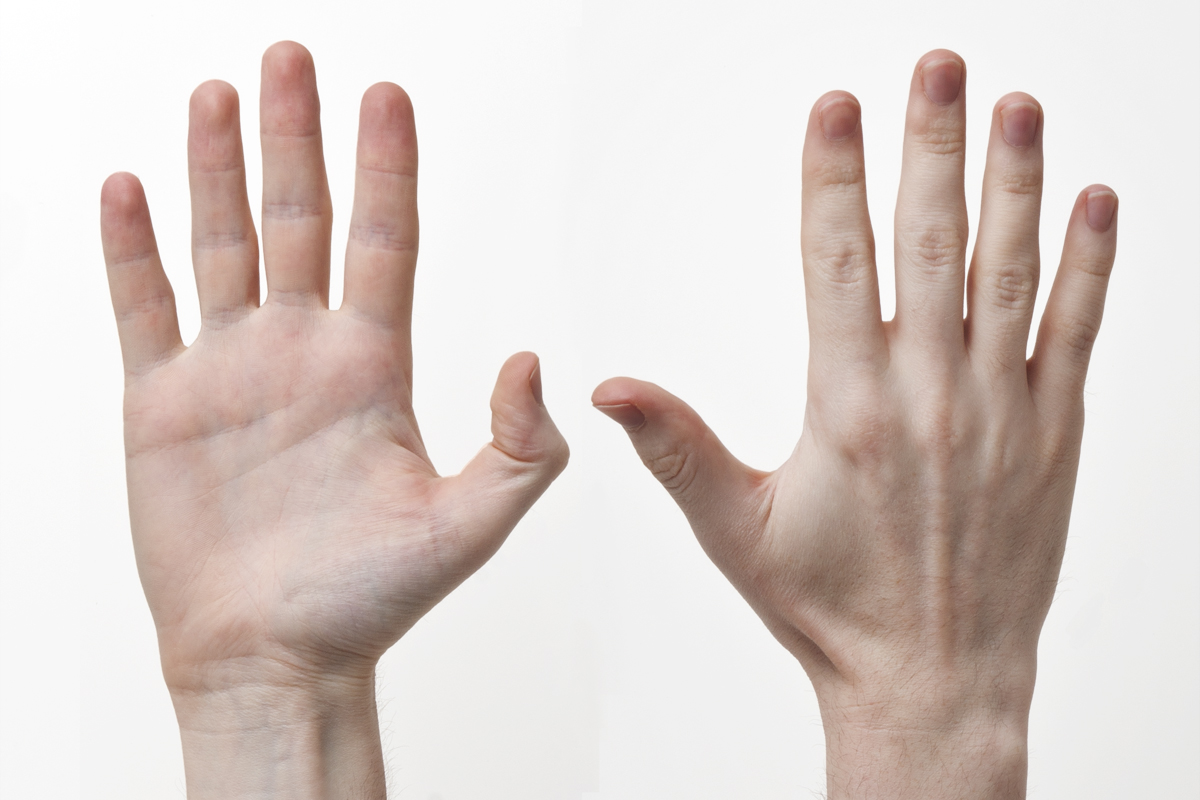
#> input picture data/Hands-Front-Back.jpg, 1200 x 800 px, given in place of the camera
$ python hand_detection_cascade_test2.py   (older library calls are emulated)
#> lines starting #> are read from the running program, lines starting #| are printed output that depends on the picture; after the words box and inside, x2 and y2 are one past the last pixel; in counts of white or black regions, pixels touching at a corner belong together
#> further down, frame is the input picture: shape (800, 1200, 3); mean B, G, R 201.5, 206.5, 218.4
import cv2
import numpy as np

hand_detection = cv2.CascadeClassifier('../haarcascades/Hand.Cascade.1.xml')
# hand_detection_2 = cv2.CascadeClassifier('../haarcascades/hand.xml')
# fist_detection = cv2.CascadeClassifier('../haarcascades/fist.xml')
# palm_detection = cv2.CascadeClassifier('../haarcascades/fist.xml')


def adaptive_thresholding(img):
    mask = cv2.adaptiveThreshold(img, 255, cv2.ADAPTIVE_THRESH_GAUSSIAN_C, cv2.THRESH_BINARY, 39, 2)
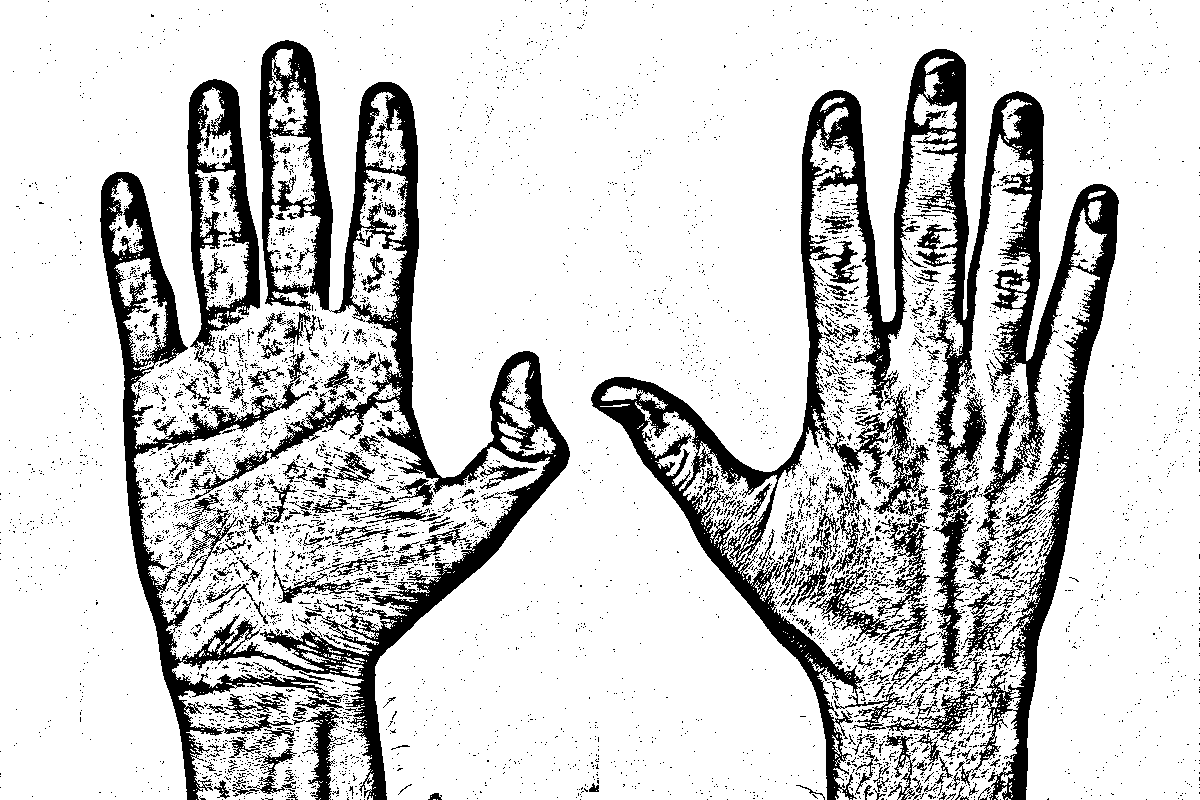
#> mask: shape (800, 1200); 81.4% white; 6313 black regions (6002 under 20 px), largest, box (x1, y1, x2, y2) and area: (591, 49, 1119, 800) 66108, (100, 40, 570, 800) 54337, (187, 79, 260, 380) 7920
    cv2.imshow('thresholding', mask)
    return mask


def morph_transformation(mask, type_num):
#> called with type_num = 1
    kernel = np.ones((2, 2), np.uint8)
    dilation = cv2.dilate(mask, kernel, iterations=1)
#> dilation: shape (800, 1200); 88.6% white; 2943 black regions (2750 under 20 px), largest, box (x1, y1, x2, y2) and area: (592, 50, 1119, 800) 42505, (185, 83, 570, 800) 19324, (101, 173, 318, 800) 11303
    erosion = cv2.erode(mask, kernel, iterations=1)
#> erosion: shape (800, 1200); 72.9% white; 2415 black regions (2260 under 20 px), largest, box (x1, y1, x2, y2) and area: (591, 49, 1120, 800) 124833, (100, 40, 571, 800) 101772, (187, 79, 261, 395) 10488
    opening = cv2.morphologyEx(mask, cv2.MORPH_OPEN, kernel)
#> opening: shape (800, 1200); 79.3% white; 3837 black regions (3665 under 20 px), largest, box (x1, y1, x2, y2) and area: (592, 50, 1120, 800) 95120, (101, 41, 571, 800) 73769, (188, 80, 261, 387) 8733
    closing = cv2.morphologyEx(mask, cv2.MORPH_CLOSE, kernel)
#> closing: shape (800, 1200); 84.8% white; 1990 black regions (1625 under 20 px), largest, box (x1, y1, x2, y2) and area: (592, 50, 1120, 800) 51565, (185, 83, 571, 800) 25323, (101, 173, 319, 800) 13889
    mg = cv2.morphologyEx(mask, cv2.MORPH_GRADIENT, kernel)
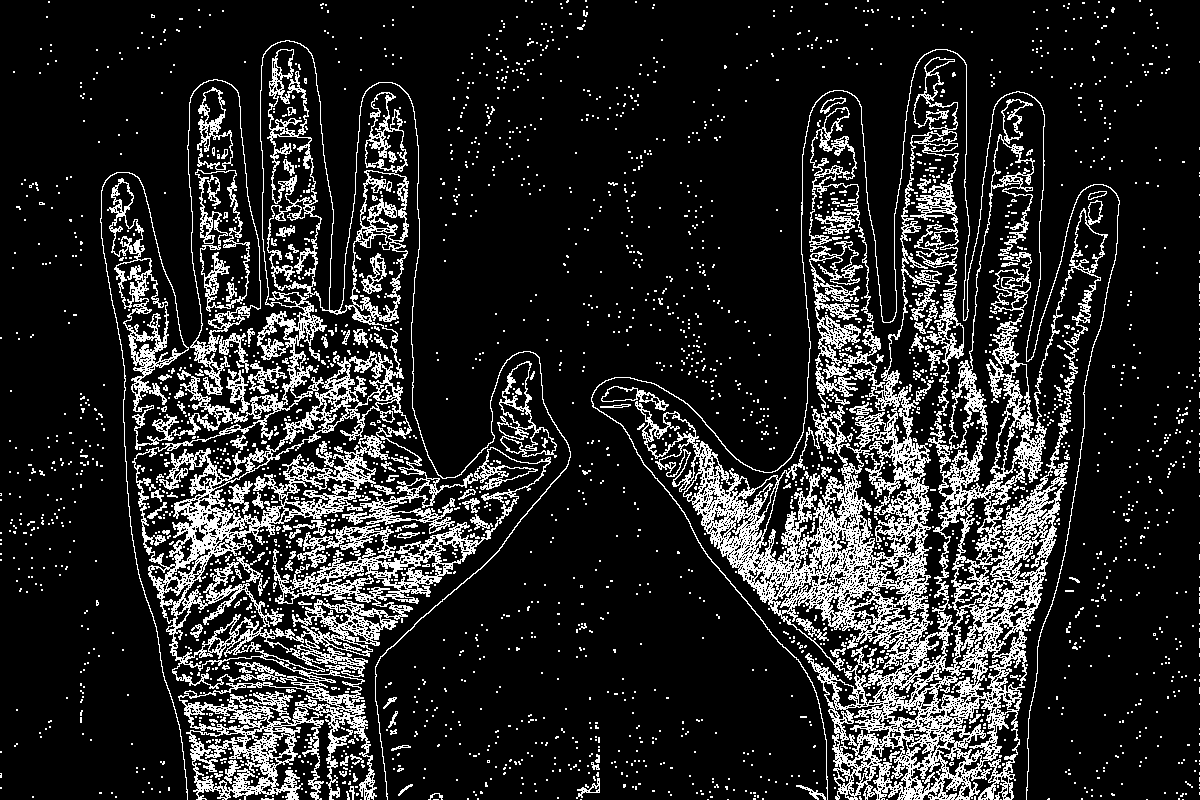
#> mg: shape (800, 1200); 15.7% white in thin lines or dots
    th = cv2.morphologyEx(mask, cv2.MORPH_TOPHAT, kernel)
#> th: shape (800, 1200); 5.9% white in thin lines or dots
    type_list = [dilation, erosion, opening, closing, mg, th]
    cv2.imshow('morphological transformation', type_list[type_num])
    return type_list[type_num]


def edge_detect(img, type_num):
#> called with type_num = 4
    lap = cv2.Laplacian(img, cv2.CV_64F, ksize=3)
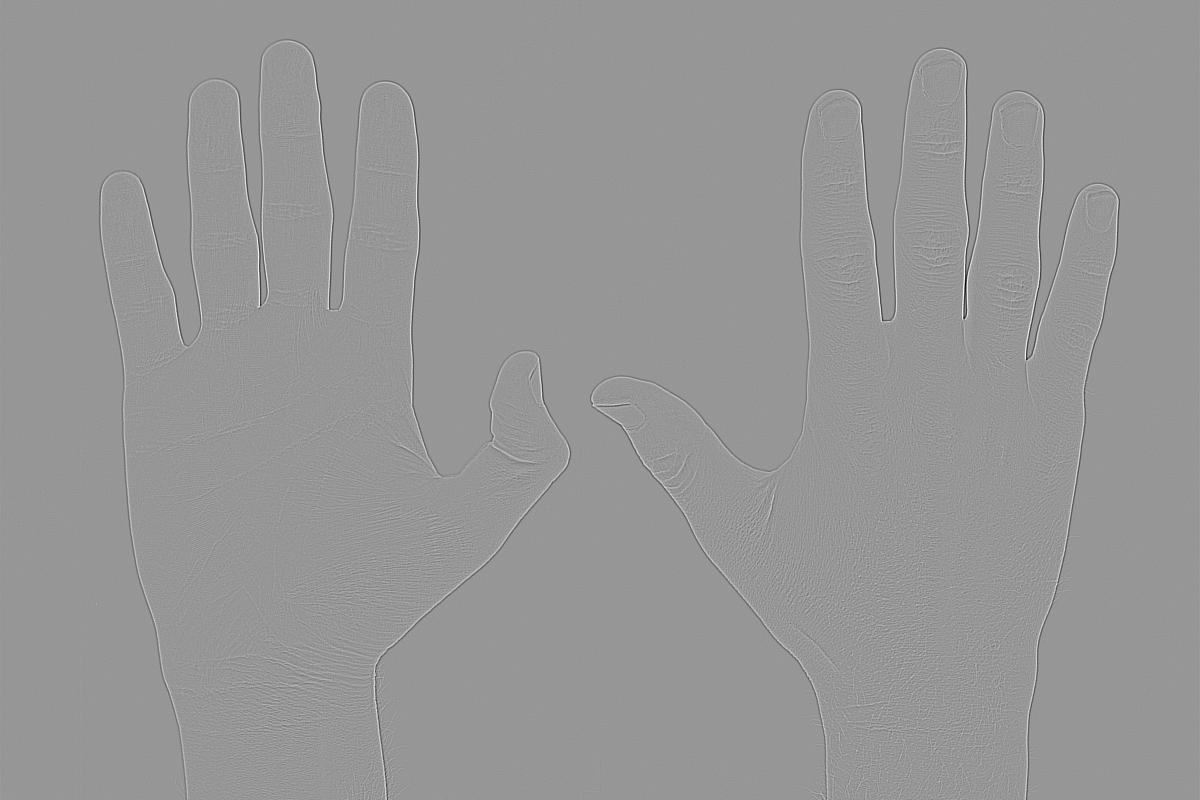
#> lap: shape (800, 1200) float64; min -586, max 404, mean 0; drawn with min black and max white
    sobelX = cv2.Sobel(img, cv2.CV_64F, 1, 0, ksize=3)
    sobelY = cv2.Sobel(img, cv2.CV_64F, 0, 1, ksize=3)
    sobelX = np.uint8(np.absolute(sobelX))
    sobelY = np.uint8(np.absolute(sobelY))
    sobel_combined = cv2.bitwise_or(sobelX, sobelY)
    canny = cv2.Canny(img, 100, 200)
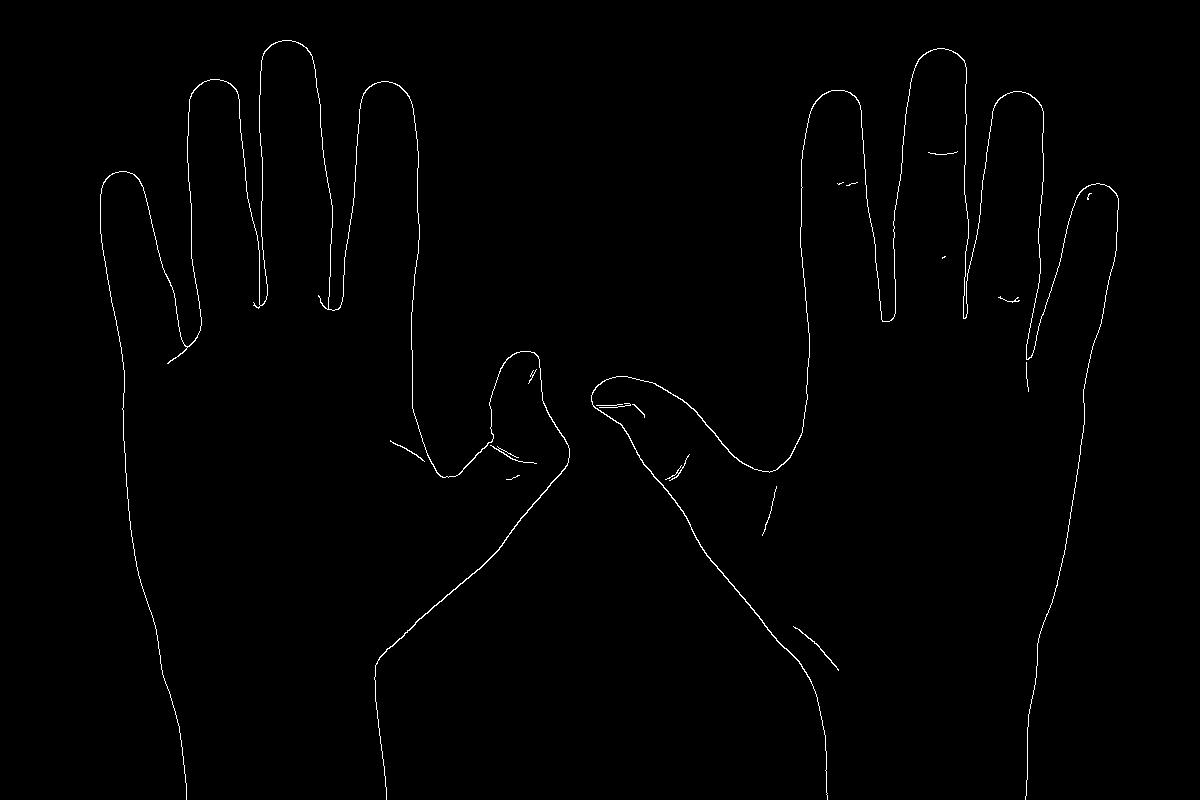
#> canny: shape (800, 1200); 0.81% white in thin lines or dots, all inside (x1, y1, x2, y2) = (100, 40, 1119, 800)
    type_list = [lap, sobelX, sobelY, sobel_combined, canny]
    cv2.imshow('Detect edge', type_list[type_num])
    return type_list[type_num]


def detect_hand(img):
    hand_img = cv2.cvtColor(img, cv2.COLOR_BGR2GRAY)

    mask = adaptive_thresholding(hand_img)
    mor_trans = morph_transformation(mask, 1)
    edge = edge_detect(hand_img, 4)

    hand_rectangle = hand_detection.detectMultiScale(edge, 1.3, 5)
#> hand_rectangle = ()

    for (x, y, w, h) in hand_rectangle:
        cv2.rectangle(img, (x, y), (x + w, y + h), (0, 255, 0), 10)
#> this loop made 0 passes

    return img


cap = cv2.VideoCapture(0)

while True:
    ret, frame = cap.read()

    detect_hand(frame)
#    detect_hand_2(frame)
#    detect_fist(frame)
#    detect_palm(frame)

    cv2.imshow('Face Detection Video', frame)

    if cv2.waitKey(3) & 0xFF == 27:
#> (key Esc is pressed here)
        break


cap.release()
cv2.destroyAllWindows()
